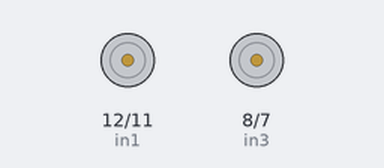
The sketch below on a simulated Arduino Uno, built with avr-gcc and run on an emulated ATmega328P. Shown: motor-driver pin pairs drawn as motors (green arrow = first pin HIGH = forward, orange = second pin HIGH = backward, longer = more drive, scaled by the enable pin).

Above: at 0.2 s.
At 4.0 s:
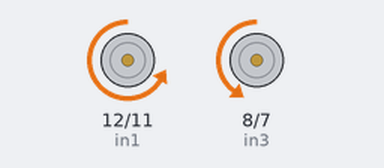
At 6.5 s:
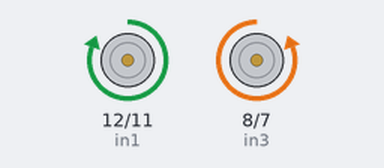
At 9.0 s:
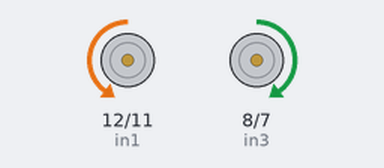
Timing chart, 0 to 11.5 s (numbered marks = the images above):
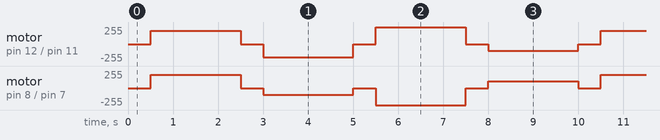

The sketch:

L298.ino
```cpp
// Conectar lineas de control a los pines digitales del Arduino

// motor A
int enA = 10;
int in1 = 12;
int in2 = 11;

// motor B
int enB = 9;
int in3 = 8;
int in4 = 7;


void setup()
{
  // configurar las lineas de control como salidas
  pinMode(enA, OUTPUT);
  pinMode(enB, OUTPUT);
  pinMode(in1, OUTPUT);
  pinMode(in2, OUTPUT);
  pinMode(in3, OUTPUT);
  pinMode(in4, OUTPUT);
  detenido();
}

void adelante(int velocidad)
{
  // Encender motor A
  digitalWrite(in1, HIGH);
  digitalWrite(in2, LOW);
  analogWrite(enA, velocidad);
  // Encender motor B
  digitalWrite(in3, HIGH);
  digitalWrite(in4, LOW);
  analogWrite(enB, velocidad);
}


void atras(int velocidad)
{
  // Encender motor A
  digitalWrite(in1, LOW);
  digitalWrite(in2, HIGH);
  analogWrite(enA, velocidad);
  // Encender motor B
  digitalWrite(in3, LOW);
  digitalWrite(in4, HIGH);
  analogWrite(enB, velocidad);
}

void detenido()
{
  // Encender motor A
  digitalWrite(in1, LOW);
  digitalWrite(in2, LOW);
  analogWrite(enA, 0);
  // Encender motor B
  digitalWrite(in3, LOW);
  digitalWrite(in4, LOW);
  analogWrite(enB, 0);
}


void giroizquierda(int velocidad)
{
  // Encender motor A
  digitalWrite(in1, LOW);
  digitalWrite(in2, HIGH);
  analogWrite(enA, velocidad);
  // Encender motor B
  digitalWrite(in3, HIGH);
  digitalWrite(in4, LOW);
  analogWrite(enB, velocidad);
}


void giroderecha(int velocidad)
{
  // Encender motor A
  digitalWrite(in1, HIGH);
  digitalWrite(in2, LOW);
  analogWrite(enA, velocidad);
  // Encender motor B
  digitalWrite(in3, LOW);
  digitalWrite(in4, HIGH);
  analogWrite(enB, velocidad);
}


void loop() {
  detenido();
  delay(500);
  adelante(200);
  delay(2000);
  detenido();
  delay(500);
  atras(100);
  delay(2000);
  detenido();
  delay(500);
  giroderecha(255);
  delay(2000);
  detenido();
  delay(500);
  giroizquierda(100);
  delay(2000);
}
```

Measured:
- by itself, motor on pin 12 (in1) / pin 11 (in2): stopped → forward 200/255 at 0.50 s, → stopped 2.0 s later, → backward 200/255 0.50 s later, → stopped 2.0 s later, … (31 changes in this stretch)
